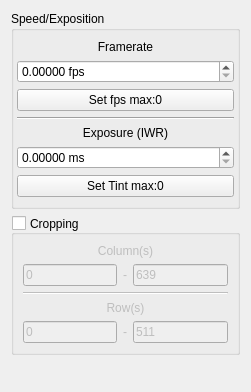
         <widget class="QWidget" name="page_framerate">
          <property name="geometry">
           <rect>
            <x>0</x>
            <y>0</y>
            <width>251</width>
            <height>392</height>
           </rect>
          </property>
          <attribute name="label">
           <string>Framerate/Exposure</string>
          </attribute>
          <layout class="QVBoxLayout" name="verticalLayout_11">
           <item>
            <widget class="QGroupBox" name="groupBox_2">
             <property name="title">
              <string>Speed/Exposition</string>
             </property>
             <property name="flat">
              <bool>true</bool>
             </property>
             <layout class="QVBoxLayout" name="verticalLayout_12">
              <property name="leftMargin">
               <number>3</number>
              </property>
              <property name="rightMargin">
               <number>3</number>
              </property>
              <item>
               <widget class="QLabel" name="label_14">
                <property name="text">
                 <string>Framerate</string>
                </property>
                <property name="alignment">
                 <set>Qt::AlignCenter</set>
                </property>
               </widget>
              </item>
              <item>
               <widget class="QDoubleSpinBox" name="sb_fps">
                <property name="minimumSize">
                 <size>
                  <width>0</width>
                  <height>0</height>
                 </size>
                </property>
                <property name="suffix">
                 <string> fps</string>
                </property>
                <property name="decimals">
                 <number>5</number>
                </property>
                <property name="maximum">
                 <double>100000.000000000000000</double>
                </property>
               </widget>
              </item>
              <item>
               <widget class="QPushButton" name="pb_fpsMax">
                <property name="text">
                 <string>Set fps max:0</string>
                </property>
               </widget>
              </item>
              <item>
               <widget class="Line" name="line_5">
                <property name="orientation">
                 <enum>Qt::Horizontal</enum>
                </property>
               </widget>
              </item>
              <item>
               <widget class="QLabel" name="lb_exposure">
                <property name="text">
                 <string>Exposure (IWR)</string>
                </property>
                <property name="alignment">
                 <set>Qt::AlignCenter</set>
                </property>
               </widget>
              </item>
              <item>
               <widget class="QDoubleSpinBox" name="sb_exposure">
                <property name="suffix">
                 <string> ms</string>
                </property>
                <property name="decimals">
                 <number>5</number>
                </property>
                <property name="maximum">
                 <double>1000.000000000000000</double>
                </property>
                <property name="singleStep">
                 <double>0.100000000000000</double>
                </property>
               </widget>
              </item>
              <item>
               <widget class="QPushButton" name="pb_exposureMax">
                <property name="text">
                 <string>Set Tint max:0</string>
                </property>
               </widget>
              </item>
             </layout>
            </widget>
           </item>
           <item>
            <widget class="QGroupBox" name="gb_cropping">
             <property name="title">
              <string>Cropping</string>
             </property>
             <property name="alignment">
              <set>Qt::AlignLeading|Qt::AlignLeft|Qt::AlignVCenter</set>
             </property>
             <property name="flat">
              <bool>true</bool>
             </property>
             <property name="checkable">
              <bool>true</bool>
             </property>
             <property name="checked">
              <bool>false</bool>
             </property>
             <layout class="QVBoxLayout" name="verticalLayout_13">
              <item>
               <widget class="QLabel" name="label_16">
                <property name="text">
                 <string>Column(s)</string>
                </property>
                <property name="alignment">
                 <set>Qt::AlignCenter</set>
                </property>
               </widget>
              </item>
              <item>
               <layout class="QHBoxLayout" name="horizontalLayout_9">
                <item>
                 <widget class="QLineEdit" name="le_cropColumnMin">
                  <property name="text">
                   <string>0</string>
                  </property>
                 </widget>
                </item>
                <item>
                 <widget class="QLabel" name="label_23">
                  <property name="text">
                   <string>-</string>
                  </property>
                 </widget>
                </item>
                <item>
                 <widget class="QLineEdit" name="le_cropColumnMax">
                  <property name="text">
                   <string>639</string>
                  </property>
                 </widget>
                </item>
               </layout>
              </item>
              <item>
               <widget class="Line" name="line_7">
                <property name="orientation">
                 <enum>Qt::Horizontal</enum>
                </property>
               </widget>
              </item>
              <item>
               <widget class="QLabel" name="label_17">
                <property name="text">
                 <string>Row(s)</string>
                </property>
                <property name="alignment">
                 <set>Qt::AlignCenter</set>
                </property>
               </widget>
              </item>
              <item>
               <layout class="QHBoxLayout" name="horizontalLayout_10">
                <item>
                 <widget class="QLineEdit" name="le_cropRowMin">
                  <property name="text">
                   <string>0</string>
                  </property>
                 </widget>
                </item>
                <item>
                 <widget class="QLabel" name="label_24">
                  <property name="text">
                   <string>-</string>
                  </property>
                 </widget>
                </item>
                <item>
                 <widget class="QLineEdit" name="le_cropRowMax">
                  <property name="text">
                   <string>511</string>
                  </property>
                 </widget>
                </item>
               </layout>
              </item>
             </layout>
            </widget>
           </item>
           <item>
            <spacer name="verticalSpacer_6">
             <property name="orientation">
              <enum>Qt::Vertical</enum>
             </property>
             <property name="sizeHint" stdset="0">
              <size>
               <width>20</width>
               <height>40</height>
              </size>
             </property>
            </spacer>
           </item>
          </layout>
         </widget>
